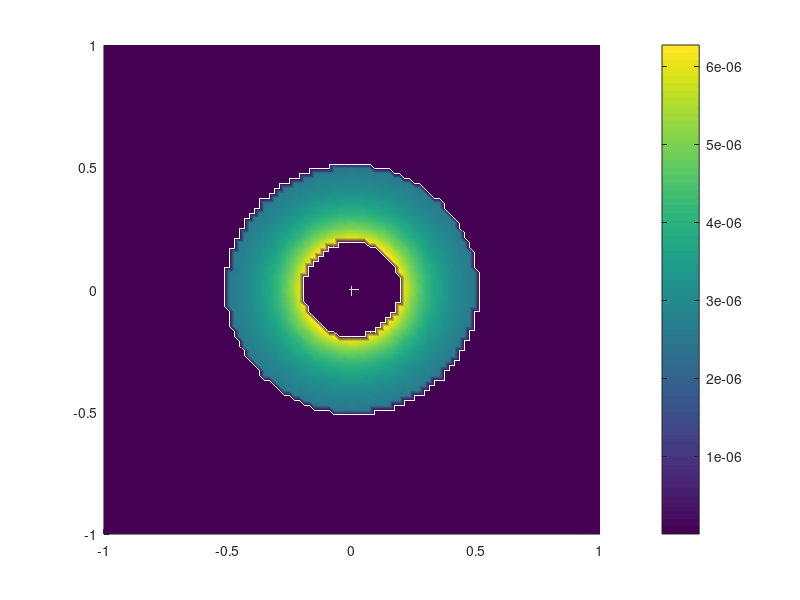
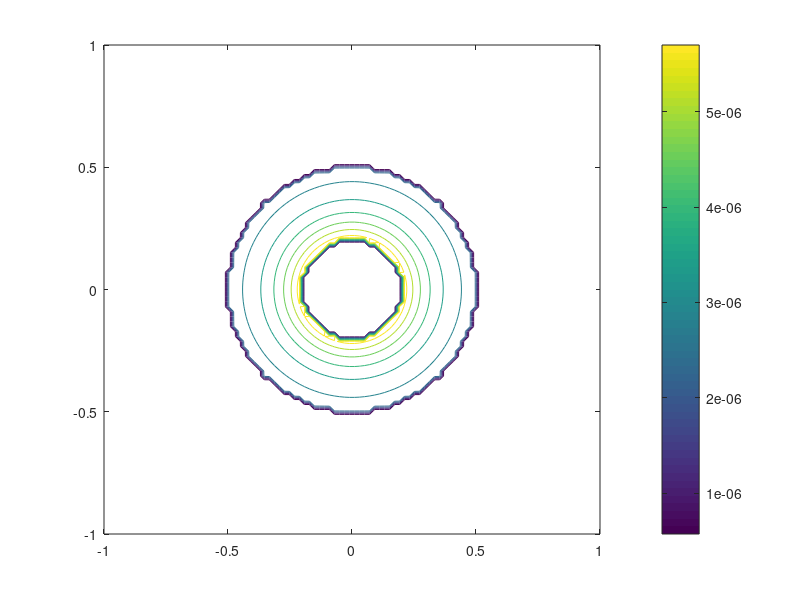

The MATLAB source for these figures, in order:
close all
mu_0 = 1.257e-6;
J = 10e-3;
R = 0.2;
R_core = 0.5;
n_p = 100;
mu = mu_0 * 5000;

x = linspace(-1,1,n_p);
y = linspace(-1,1,n_p);
[X,Y] = meshgrid(x,y);
B = zeros(size(X));

r = sqrt(X.^2 + Y.^2) <= R_core;
B(~r) = (mu_0*J*R^2)./(2*(sqrt(X(~r).^2 + Y(~r).^2)));
r_I = sqrt(X.^2 + Y.^2) <= R;
B(r_I) = (mu_0*J*(sqrt(X(r_I).^2 + Y(r_I).^2)))./2;
r = r & ~r_I;
B(r) = (mu*J*R^2)./(2*(sqrt(X(r).^2 + Y(r).^2)));

figure
surf(X,Y,B)
colorbar
shading interp
view(2)
print('B_iron_core', '-dpng')

figure
contour(X,Y,B)
colorbar
